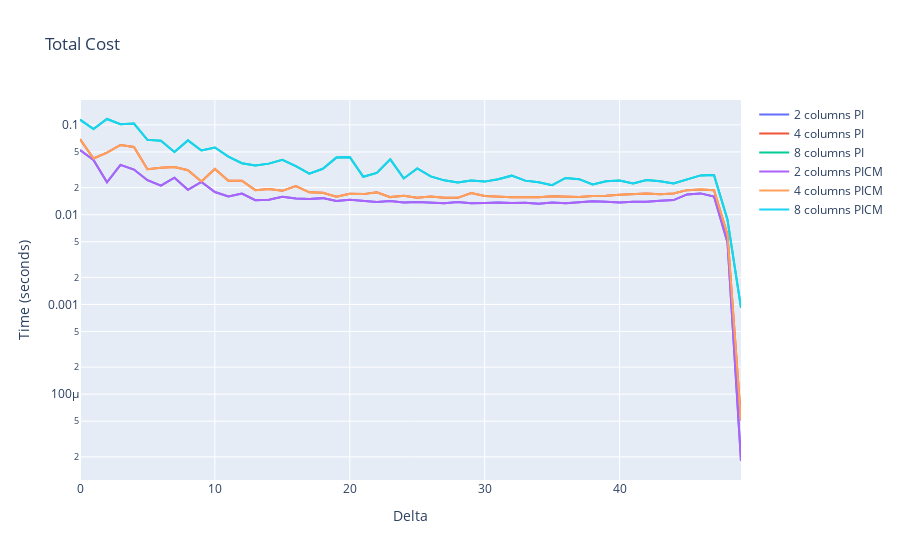

The code cell stored with this chart in its notebook:
### Markdown cell above
# Total Query Cost
Total Query Cost for different deltas

### Code cell
fig = go.Figure()

def plot_time(fig, df, name):
    fig.add_trace(go.Scatter( y=df['query_time'], mode='lines',name=name))

cols = ['2','4','8']

for col in cols:
    init_query = []
    df = read_df(col, files['ProgressiveIndex'], delta=0.2, partition='1024')[:50]
    plot_time(fig, df, col.split('c')[0]+' columns PI')
fig.update_layout(title='Total Cost ',
                   xaxis_title='Delta',
                   yaxis_title='Time (seconds)',yaxis_type="log")
for col in cols:
    init_query = []
    df = read_df(col, files['ProgressiveIndexCM'], delta=0.2, partition='1024')[:50]
    plot_time(fig, df, col.split('c')[0]+' columns PICM')
fig.update_layout(title='Total Cost ',
                   xaxis_title='Delta',
                   yaxis_title='Time (seconds)',yaxis_type="log")
fig.show()
